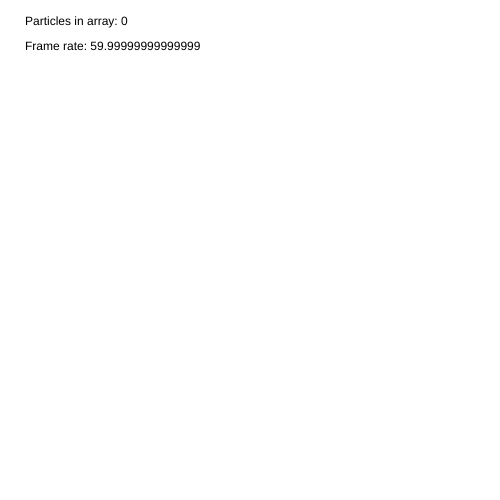
Frame 1 (no input)
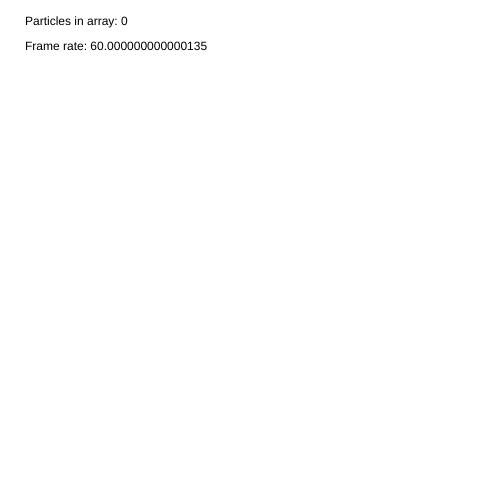
Frame 60 (no input)
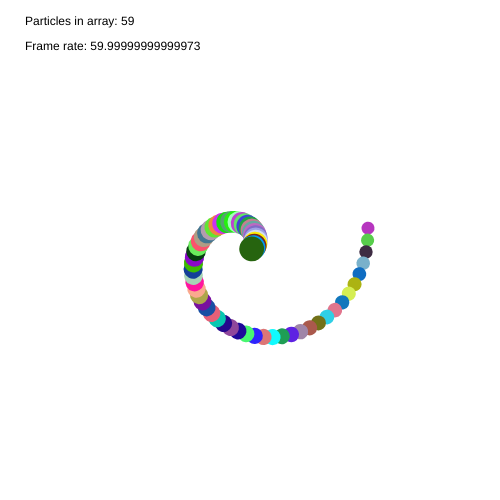
Frame 120 (the mouse pressed at the canvas centre since frame 60)

The p5.js sketch that drew these frames (run headless with seeded random() and noise() and a simulated clock; from frame 60 on, the mouse is pressed at the canvas centre):

// p5.js sketch
// ── sketch.js
// create an array to hold our particles
let theParticles = [];

// global angle variable - we will send this to our particles
// to let them know how much to 'spin' by
let angle = 0;

function setup() {
    createCanvas(500, 500);
}

function draw() {
    background(255);
    fill(0);
    text("Particles in array: " + theParticles.length, 25, 25);
    text("Frame rate: " + frameRate(), 25, 50);

    // increase angle every time by a small amount
    angle += 0.1;

    // if the mouse is pressed we should create a particle
    if (mouseIsPressed) {
        theParticles.push(new Particle(mouseX, mouseY, angle));
    }

    // every frame we have to draw all particles
    for (let i = 0; i < theParticles.length; i++) {
        // display the particle and ask it if it is small enough to be removed
        let result = theParticles[i].moveAndDisplay();

        // if it is super small we have to remove it from the array
        if (result == true) {
            // remove it from the array using the 'splice' function
            // this takes two arguments - the element to begin removing from the list
            // and how many elements to remove (generally we only remove 1 at a time)
            theParticles.splice(i, 1);

            // very important!  The list is now 1 element smaller!
            // so if we were on position #10 and we removed it, the Particle in position #11
            // would now be in position #10.
            // however, our 'for' loop wants to move on to position #11 since the variable i
            // is being increased by 1 each time.  We are going to nudge i down by 1 in order
            // to not miss the element in the slot that just shifted downward
            i = i - 1;
        }

    }
}

class Particle {

    constructor(startX, startY, startAngle) {
        // all particles should store their initial starting position
        this.x = startX;
        this.y = startY;

        // store our own angle
        this.angle = startAngle;

        // store our movement amount
        this.movementAmount = 0;

        // all particles should pick a random color for themselves
        this.red = random(255);
        this.green = random(255);
        this.blue = random(255);

        // all particles need a size
        this.size = 25;
    }

    // all particles need to be able to move and display themselves
    moveAndDisplay() {

        // rotate the canvas
        push();
        translate(this.x, this.y);
        rotate(this.angle);

        // move
        this.movementAmount += 2;

        // adjust size down a little bit
        this.size -= 0.2;
        this.size = constrain(this.size, 0, 25);

        // draw our particles
        fill(this.red, this.green, this.blue);
        noStroke();
        ellipse(this.movementAmount, 0, this.size, this.size);

        // restore the canvas
        pop();

        // have the function return true if the particle is so small that it can be safely removed
        if (this.size <= 0) {
            return true;
        }
        else {
            return false;
        }
    }
}
